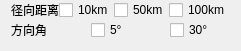
   <widget class="QWidget" name="verticalLayoutWidget_9">
    <property name="geometry">
     <rect>
      <x>1030</x>
      <y>250</y>
      <width>241</width>
      <height>46</height>
     </rect>
    </property>
    <layout class="QVBoxLayout" name="verticalLayout_16" stretch="3,1,3">
     <property name="spacing">
      <number>0</number>
     </property>
     <property name="topMargin">
      <number>0</number>
     </property>
     <item>
      <layout class="QHBoxLayout" name="horizontalLayout_27" stretch="4,1,3,1,0,1,4">
       <property name="spacing">
        <number>0</number>
       </property>
       <item>
        <widget class="QLabel" name="label_4">
         <property name="text">
          <string>径向距离</string>
         </property>
        </widget>
       </item>
       <item>
        <spacer name="horizontalSpacer_5">
         <property name="orientation">
          <enum>Qt::Horizontal</enum>
         </property>
         <property name="sizeHint" stdset="0">
          <size>
           <width>40</width>
           <height>20</height>
          </size>
         </property>
        </spacer>
       </item>
       <item>
        <widget class="QCheckBox" name="track_dispaly_5">
         <property name="text">
          <string>10km</string>
         </property>
        </widget>
       </item>
       <item>
        <spacer name="horizontalSpacer_8">
         <property name="orientation">
          <enum>Qt::Horizontal</enum>
         </property>
         <property name="sizeHint" stdset="0">
          <size>
           <width>40</width>
           <height>20</height>
          </size>
         </property>
        </spacer>
       </item>
       <item>
        <widget class="QCheckBox" name="track_dispaly_6">
         <property name="text">
          <string>50km</string>
         </property>
        </widget>
       </item>
       <item>
        <spacer name="horizontalSpacer_9">
         <property name="orientation">
          <enum>Qt::Horizontal</enum>
         </property>
         <property name="sizeHint" stdset="0">
          <size>
           <width>40</width>
           <height>20</height>
          </size>
         </property>
        </spacer>
       </item>
       <item>
        <widget class="QCheckBox" name="track_dispaly_7">
         <property name="text">
          <string>100km</string>
         </property>
        </widget>
       </item>
      </layout>
     </item>
     <item>
      <spacer name="verticalSpacer_12">
       <property name="orientation">
        <enum>Qt::Vertical</enum>
       </property>
       <property name="sizeHint" stdset="0">
        <size>
         <width>20</width>
         <height>40</height>
        </size>
       </property>
      </spacer>
     </item>
     <item>
      <layout class="QHBoxLayout" name="horizontalLayout_28" stretch="3,1,3,1,3">
       <property name="spacing">
        <number>0</number>
       </property>
       <item>
        <widget class="QLabel" name="label_6">
         <property name="text">
          <string>方向角</string>
         </property>
        </widget>
       </item>
       <item>
        <spacer name="horizontalSpacer_12">
         <property name="orientation">
          <enum>Qt::Horizontal</enum>
         </property>
         <property name="sizeHint" stdset="0">
          <size>
           <width>40</width>
           <height>20</height>
          </size>
         </property>
        </spacer>
       </item>
       <item>
        <widget class="QCheckBox" name="track_dispaly_8">
         <property name="text">
          <string>5°</string>
         </property>
        </widget>
       </item>
       <item>
        <spacer name="horizontalSpacer_13">
         <property name="orientation">
          <enum>Qt::Horizontal</enum>
         </property>
         <property name="sizeHint" stdset="0">
          <size>
           <width>40</width>
           <height>20</height>
          </size>
         </property>
        </spacer>
       </item>
       <item>
        <widget class="QCheckBox" name="track_dispaly_9">
         <property name="text">
          <string>30°</string>
         </property>
        </widget>
       </item>
      </layout>
     </item>
    </layout>
   </widget>
